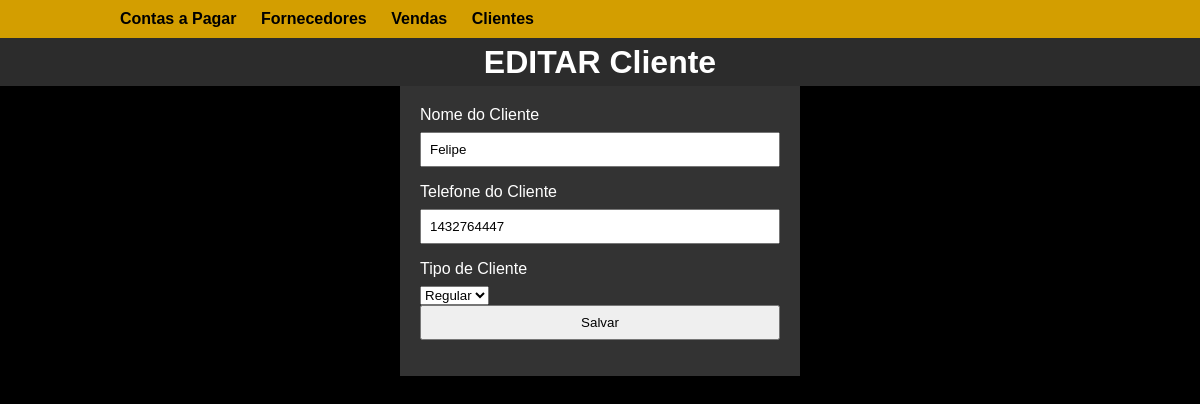
Page /cliente/1 on the earlier database version.
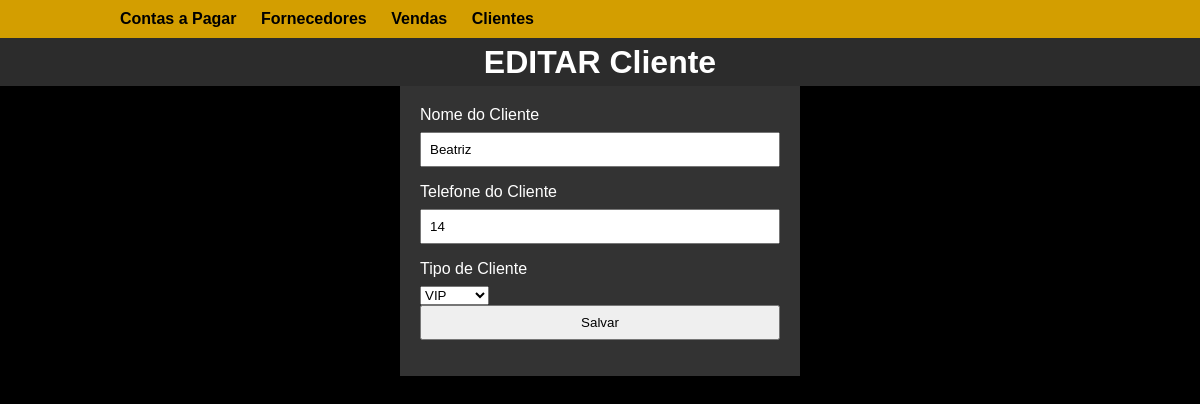
Same page on the later database version.
### models/__init__.py (models this page shows, shortened)
class Clientes(db.Model):
    id_cliente = db.Column(db.Integer, primary_key=True)
    nome_cliente = db.Column(db.String(100), nullable=False)
    telefone_cliente = db.Column(db.String(20), nullable=True)
    tipo_cliente = db.Column(db.String(20), nullable=False)

### routes/clientes.py (the view, shortened to what this page needs)
@clientes_bp.route('/cliente/<int:id>', methods=['GET', 'POST'])
def editar_cliente(id):
    cliente = Clientes.query.get_or_404(id)
    form = ClienteForm(obj=cliente)
    return render_template('clientes/cliente.html',
                           form=form,
                           cliente=cliente,
                           modo="EDITAR")

### forms/__init__.py
class ClienteForm(FlaskForm):
    nome_cliente = StringField('Nome do Cliente', validators=[DataRequired()])
    telefone_cliente = StringField('Telefone do Cliente')
    tipo_cliente = SelectField('Tipo de Cliente', choices=[(
        'Regular', 'Regular'), ('VIP', 'VIP')], validators=[DataRequired()])
    submit = SubmitField('Salvar')

### templates/clientes/cliente.html (shortened to what this page needs)
{% block styles %}
    <link rel="stylesheet" href="{{ url_for('static', filename='css/formularios.css') }}">
{% endblock %}
{% extends 'layout.html' %}
{% block content %}
    <h1>{{modo}} Cliente</h1>
    <form method="post" action="">
        <p>{{ form.nome_cliente.label }} {{ form.nome_cliente }}</p>
        <p>{{ form.telefone_cliente.label }} {{ form.telefone_cliente }}</p>
        <p>{{ form.tipo_cliente.label }} {{ form.tipo_cliente }}</p>
        <p>{{ form.submit() }}</p>
    </form>
{% endblock %}

Differences in the rows shown:
changed Clientes: nome_cliente "Felipe" → "Beatriz"; telefone_cliente "1432764447" → "14"; tipo_cliente "Regular" → "VIP"
